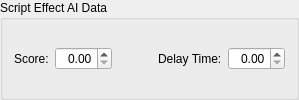
      <widget class="QGroupBox" name="groupBox_7">
       <property name="title">
        <string>Script Effect AI Data</string>
       </property>
       <layout class="QGridLayout" name="gridLayout_10">
        <item row="0" column="0">
         <widget class="QLabel" name="label_30">
          <property name="text">
           <string>Score:</string>
          </property>
          <property name="buddy">
           <cstring>aiScore</cstring>
          </property>
         </widget>
        </item>
        <item row="0" column="1">
         <widget class="QDoubleSpinBox" name="aiScore">
          <property name="whatsThis">
           <string>Determines how likely the AI is to use this effect. Higher-valued abilities will be used more often.</string>
          </property>
          <property name="alignment">
           <set>Qt::AlignRight|Qt::AlignTrailing|Qt::AlignVCenter</set>
          </property>
         </widget>
        </item>
        <item row="0" column="4">
         <widget class="QDoubleSpinBox" name="aiDelayTime">
          <property name="whatsThis">
           <string>The amount of time that must pass before an NPC will use this effect again.</string>
          </property>
          <property name="alignment">
           <set>Qt::AlignRight|Qt::AlignTrailing|Qt::AlignVCenter</set>
          </property>
         </widget>
        </item>
        <item row="0" column="3">
         <widget class="QLabel" name="label_31">
          <property name="text">
           <string>Delay Time:</string>
          </property>
          <property name="buddy">
           <cstring>aiDelayTime</cstring>
          </property>
         </widget>
        </item>
        <item row="0" column="2">
         <spacer name="horizontalSpacer_3">
          <property name="orientation">
           <enum>Qt::Horizontal</enum>
          </property>
          <property name="sizeHint" stdset="0">
           <size>
            <width>40</width>
            <height>20</height>
           </size>
          </property>
         </spacer>
        </item>
       </layout>
      </widget>
